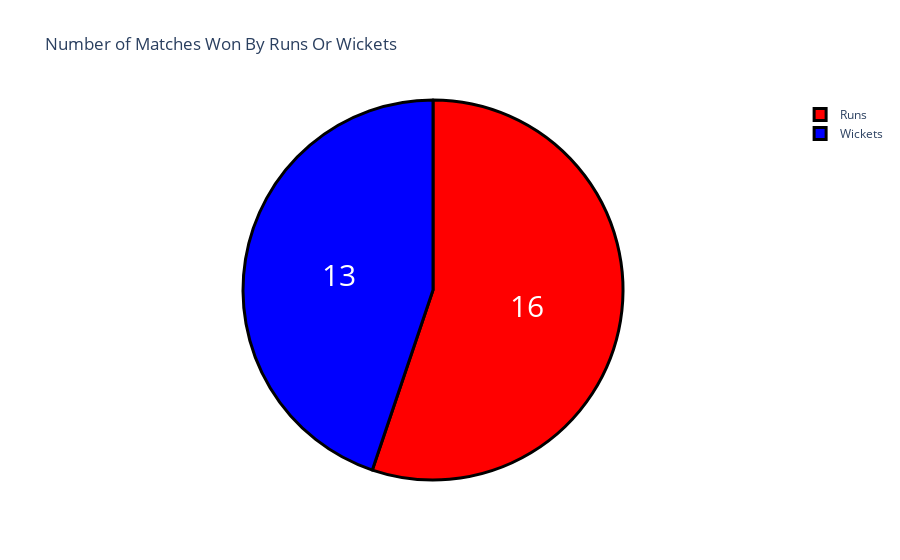

The notebook cell saved with this chart:
### Code cell
won = data["won by"].value_counts()
label = won.index
counts = won.values
colors = ['red','blue']

fig = go.Figure(data=[go.Pie(labels=label, values=counts)])
fig.update_layout(title_text='Number of Matches Won By Runs Or Wickets')
fig.update_traces(hoverinfo='label+percent', textinfo='value', textfont_size=30,
                  marker=dict(colors=colors, line=dict(color='black', width=3)))
fig.show()

### Figure 1 — Plotly figure (JSON) as saved in the notebook; plotly's stock layout.template omitted (floating-point values rounded to 4 significant figures)
{"data": [{"hoverinfo": "label+percent", "labels": ["Runs", "Wickets"], "marker": {"colors": ["red", "blue"], "line": {"color": "black", "width": 3}}, "textfont": {"size": 30}, "textinfo": "value", "type": "pie", "values": [16, 13]}], "layout": {"title": {"text": "Number of Matches Won By Runs Or Wickets"}}}
